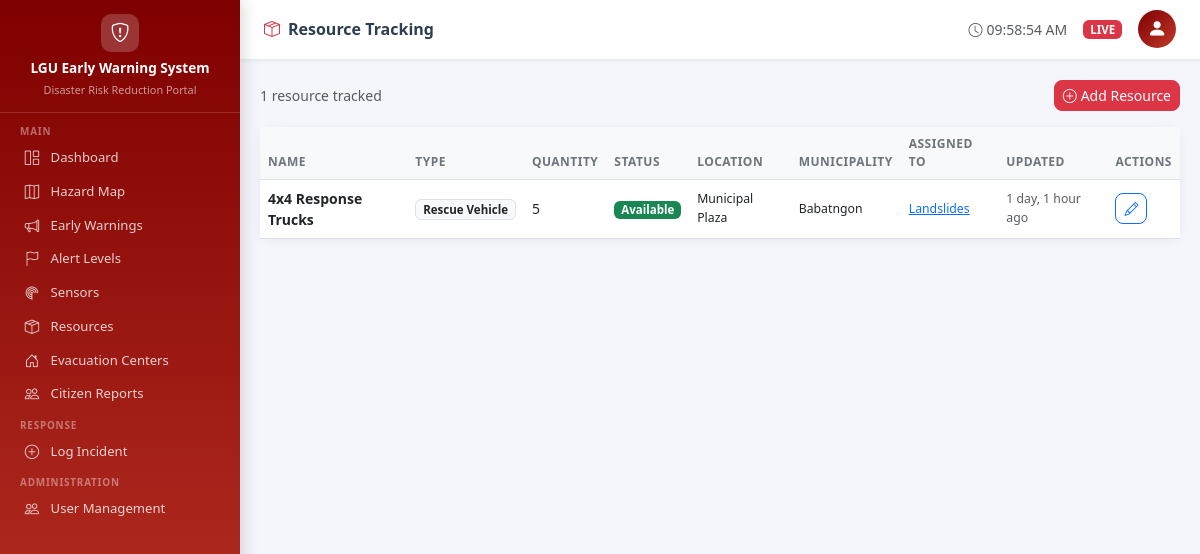
Screenshot of /resources/ (signed in) with the database file from the repository.
### incidents/models.py (models this page shows, shortened)
class Resource(models.Model):
    RESOURCE_TYPES = [
        ('VEHICLE', 'Rescue Vehicle'),
        ('MEDICAL', 'Medical Supply'),
        ('FOOD', 'Food & Water'),
        ('RESCUE_TEAM', 'Rescue Team'),
        ('EQUIPMENT', 'Equipment'),
        ('SHELTER', 'Shelter Supply'),
    ]
    STATUS_CHOICES = [
        ('AVAILABLE', 'Available'),
        ('DEPLOYED', 'Deployed'),
        ('MAINTENANCE', 'Under Maintenance'),
        ('EXHAUSTED', 'Exhausted'),
    ]
    name = models.CharField(max_length=200)
    resource_type = models.CharField(max_length=15, choices=RESOURCE_TYPES)
    quantity = models.PositiveIntegerField(default=1)
    unit = models.CharField(max_length=50, blank=True, help_text='e.g. units, kg, liters')
    status = models.CharField(max_length=15, choices=STATUS_CHOICES, default='AVAILABLE')
    location = models.CharField(max_length=200, blank=True)
    municipality = models.CharField(max_length=100)
    assigned_incident = models.ForeignKey(
        Incident, on_delete=models.SET_NULL,
        null=True, blank=True, related_name='resources'
    )
    managed_by = models.ForeignKey(
        settings.AUTH_USER_MODEL, on_delete=models.SET_NULL, null=True
    )
    updated_at = models.DateTimeField(auto_now=True)
    class Meta:
        ordering = ['resource_type', 'name']

class Incident(models.Model):
    STATUS_CHOICES = [
        ('ACTIVE', 'Active'),
        ('MONITORING', 'Monitoring'),
        ('RESOLVED', 'Resolved'),
        ('CLOSED', 'Closed'),
    ]
    SEVERITY_CHOICES = [
        ('LOW', 'Low'),
        ('MODERATE', 'Moderate'),
        ('HIGH', 'High'),
        ('CRITICAL', 'Critical'),
    ]
    title = models.CharField(max_length=200)
    description = models.TextField()
    hazard_type = models.CharField(max_length=20, choices=HazardSensor.HAZARD_TYPES)
    status = models.CharField(max_length=20, choices=STATUS_CHOICES, default='ACTIVE')
    severity = models.CharField(max_length=10, choices=SEVERITY_CHOICES, default='MODERATE')
    municipality = models.CharField(max_length=100)
    image = models.ImageField(upload_to="hazards/", null=True, blank=True)
    latitude = models.FloatField(null=True, blank=True)
    longitude = models.FloatField(null=True, blank=True)
    created_at = models.DateTimeField(auto_now_add=True)
    location_details = models.TextField(help_text='Street, barangay, landmarks')
    reported_by = models.ForeignKey(User, on_delete=models.CASCADE)
    sensor = models.ForeignKey(
        HazardSensor, on_delete=models.SET_NULL,
        null=True, blank=True, related_name='incidents'
    )
    affected_population = models.PositiveIntegerField(default=0)
    created_at = models.DateTimeField(auto_now_add=True)
    updated_at = models.DateTimeField(auto_now=True)
    class Meta:
        ordering = ['-created_at']
        permissions = [
            ('can_bulk_update', 'Can bulk update incident status'),
            ('can_view_all', 'Can view all incidents'),
        ]

### incidents/views.py (the view)
# urls.py: path('resources/', views.resource_list, name='resource_list'),
@login_required
def resource_list(request):
    resources = Resource.objects.all()
    return render(request, 'incidents/resource_list.html', {'resources': resources})

### templates/incidents/resource_list.html (shortened to what this page needs)
{% extends 'base.html' %}
{% block page_title %}<i class="bi bi-box-seam me-2 text-danger"></i>Resource Tracking{% endblock %}
{% block content %}
<div class="d-flex justify-content-between align-items-center mb-3">
  <span class="text-muted small">{{ resources.count }} resource{{ resources.count|pluralize }} tracked</span>
  {% if user.role == 'LGU_ADMIN' %}
  <a href="{% url 'resource_create' %}" class="btn btn-danger btn-sm"><i class="bi bi-plus-circle me-1"></i>Add Resource</a>
  {% endif %}
</div>
<div class="card">
  <div class="table-responsive">
    <table class="table table-hover mb-0 align-middle">
      <thead class="table-light">
        <tr><th>Name</th><th>Type</th><th>Quantity</th><th>Status</th><th>Location</th><th>Municipality</th><th>Assigned To</th><th>Updated</th>
        {% if user.role == 'LGU_ADMIN' %}<th>Actions</th>{% endif %}</tr>
      </thead>
      <tbody>
      {% for r in resources %}
      <tr>
        <td><strong>{{ r.name }}</strong></td>
        <td><span class="badge bg-light text-dark border">{{ r.get_resource_type_display }}</span></td>
        <td>{{ r.quantity }} </td>
        <td>
          <span class="badge {% if r.status == 'AVAILABLE' %}bg-success{% elif r.status == 'DEPLOYED' %}bg-primary{% elif r.status == 'MAINTENANCE' %}bg-warning text-dark{% else %}bg-secondary{% endif %}">
            {{ r.get_status_display }}
          </span>
        </td>
        <td class="small">{{ r.location|default:"—" }}</td>
        <td class="small">{{ r.municipality }}</td>
        <td class="small text-muted">
          {% if r.assigned_incident %}
          <a href="{% url 'incident_detail' r.assigned_incident.pk %}">{{ r.assigned_incident.title|truncatechars:25 }}</a>
          {% else %}—{% endif %}
        </td>
        <td class="small text-muted">{{ r.updated_at|timesince }} ago</td>
        {% if user.role == 'LGU_ADMIN' %}
        <td><a href="{% url 'resource_edit' r.pk %}" class="btn btn-sm btn-outline-primary"><i class="bi bi-pencil"></i></a></td>
        {% endif %}
      </tr>
      {% empty %}
      <tr><td colspan="9" class="text-center text-muted py-4"><i class="bi bi-box-seam d-block fs-2 mb-2"></i>No resources tracked yet.</td></tr>
      {% endfor %}
      </tbody>
    </table>
  </div>
</div>
{% endblock %}

### templates/base.html (style rules this page uses)
body { background: #f4f6fb; font-family: 'Segoe UI', sans-serif; }
.card { border: none; border-radius: 14px; box-shadow: 0 2px 12px rgba(0,0,0,.06); }
.table { font-size: .875rem; }
.table th { font-weight: 600; font-size: .75rem; text-transform: uppercase; letter-spacing: .04em; color: #6c757d; }
.badge { font-size: .72rem; padding: .3em .6em; }
.btn { border-radius: 8px; font-size: .875rem; }

### rows the page displays
Resource: name "4x4 Response Trucks", resource_type "Rescue Vehicle", quantity "5", status "Available", location "Municipal Plaza", municipality "Babatngon", assigned_incident "Landslides", updated_at "1 day, 1 hour"

### other values shown
{{ resources.count }} "1"
